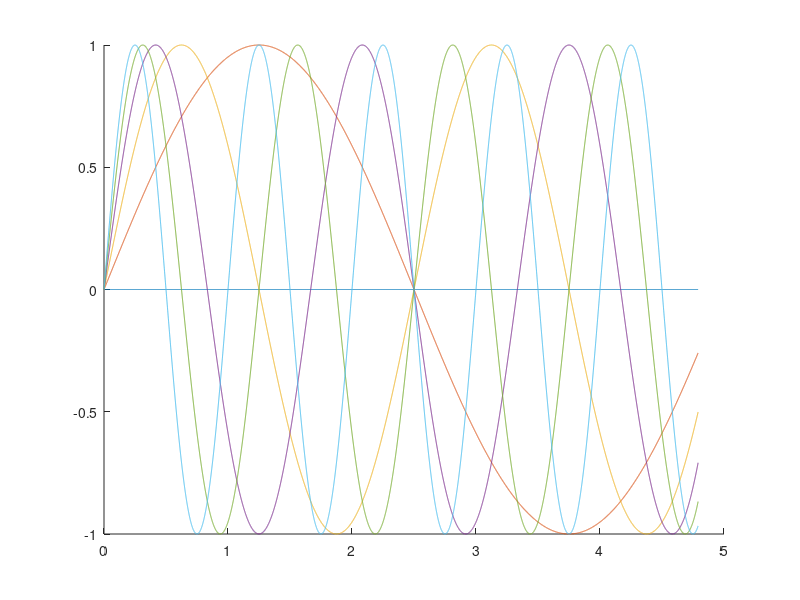

Reproduce this figure in MATLAB. (Note: this script raises an error after producing the figure.)
t=linspace(0,4.7911,10000);
w=linspace(0,2*pi,6);
[new_t new_w]=meshgrid(t,w);
x=new_w.*new_t;
for i=1:6
y=sin(x(i,:));
hold on;
plot(t,y)
end

pause

[Fs,f]=audioread('test.wav');
t=linspace(0,4.7911,length(Fs));
interference=sin((100*pi).*t);
interference=interference';
new_Fs=Fs+interference;
sound(Fs,f)
pause
sound(new_Fs,f)
pause

hold off
plot(t,new_Fs)

pause

F=fft(new_Fs);
x=t-length(Fs)/(2*f);
Fshift=fftshift(F);
plot(x,abs(Fshift));

pause

filter=abs(x)<0.0184638;
plot(x,abs(fftshift(fft(Fs))),x,abs(Fshift-Fshift.*filter'))

filtered=ifft(ifftshift(Fshift-Fshift.*filter'));
sound(real(filtered),f)



